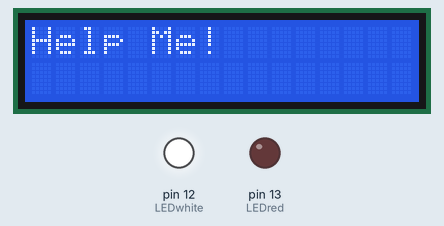
The sketch below on a simulated Arduino Mega 2560, built with avr-gcc and run on an emulated ATmega2560. Parts: 16×2 character LCD, output pins drawn as LEDs (lit = HIGH). Storage starts empty; random numbers use the default seed unless the sketch sets one; the audio player accepts every command and is not drawn.

Above: at 0.1 s.
At 60.5 s:
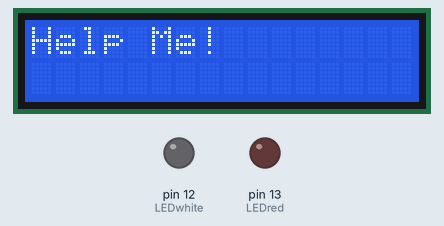
At 127.0 s:
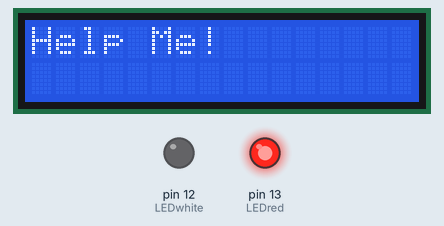
Timing chart, 0 to 130.0 s (numbered marks = the images above):
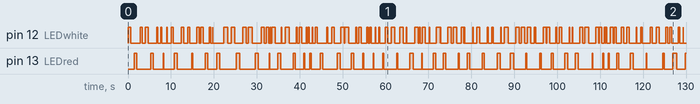

The sketch:

RAM_1.ino
```cpp
/*
Notes:
https://www.fastmetrics.com/support/it-wav-file/
https://www.arduino.cc/en/Tutorial/SimpleAudioPlayer?action=sourceblock&num=1
https://maxoffsky.com/maxoffsky-blog/how-to-play-wav-audio-files-with-arduino-uno-and-microsd-card/
https://www.allaboutcircuits.com/projects/reading-and-writing-files-from-an-sd-card-with-an-arduino/
https://oscarliang.com/sd-card-arduino/
Code by: Aarya Patel for the Creative Creatures Team :) :) :) !!!
*/

#include <LiquidCrystal.h>

#include <SD.h>
#define SD_ChipSelectPin 53
#include <TMRpcm.h>
#include <SPI.h>

TMRpcm tmrpcm;

const int rs = 10, en = 9, d4 = 5, d5 = 4, d6 = 3, d7 = 2;
LiquidCrystal lcd(rs, en, d4, d5, d6, d7);

#define LEDred 13
#define LEDwhite 12

long Rndm = 0;

void setup() {

 randomSeed(analogRead (0));
 Serial.begin (9600);
 pinMode (LEDred, OUTPUT);
 pinMode (LEDwhite, OUTPUT);
 tmrpcm.speakerPin = 11;
 if (!SD.begin(SD_ChipSelectPin)) {
Serial.println("SD fail");
return;
 }
 tmrpcm.setVolume(6);
tmrpcm.play("Final.wav");
 lcd.begin(16, 2);
 lcd.print ("Help Me!");
}

void loop() {
//Serial.println("SD Begin");
 //tmrpcm.setVolume(6);
//tmrpcm.play("Final.wav");
//delay(300000);
//Serial.println("SD Play");

digitalWrite (LEDwhite, HIGH);
delay (Rndm = random(1,10)*100);
digitalWrite (LEDwhite, LOW);
delay (Rndm = random(1,10)*100);
//delay (1000);
digitalWrite (LEDred, HIGH);
delay (Rndm = random(1,10)*100);
digitalWrite (LEDred, LOW);
delay (Rndm = random(1,10)*100);
//delay (1000);
digitalWrite (LEDwhite, HIGH);
delay (Rndm = random(1,10)*100);
digitalWrite (LEDwhite, LOW);
delay (Rndm = random(1,10)*100);
 int count = 0;
}
```

Measured:
- by itself, pin 12 (LEDwhite): LOW → HIGH at 0.08 s, → LOW 0.60 s later, → HIGH 2.2 s later, → LOW 0.40 s later, … (174 changes in this stretch)
- by itself, pin 13 (LEDred): LOW → HIGH at 1.5 s, → LOW 0.60 s later, → HIGH 3.2 s later, → LOW 0.60 s later, … (87 changes in this stretch)
